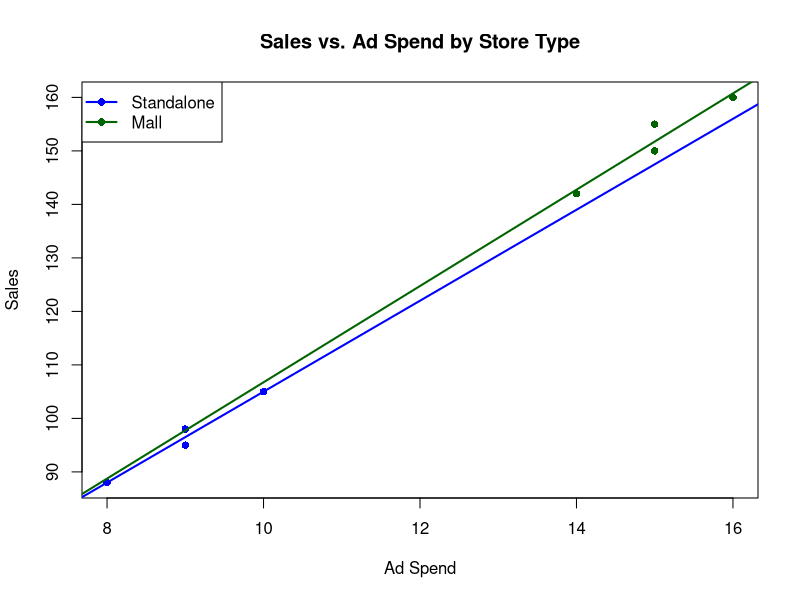

This figure's R source:
# Fills a gap from Chapter 8: every lm() call in this folder uses only
# numeric predictors. Dummy-coding for categorical predictors is shown
# in Chapters 10-11 for machine learning models, but never tied back to
# a plain lm() regression, where it's most commonly first taught.

sales_df <- data.frame(
  Sales = c(105, 98, 150, 142, 88, 95, 160, 155),
  AdSpend = c(10, 9, 15, 14, 8, 9, 16, 15),
  StoreType = factor(c("Mall", "Mall", "Standalone", "Standalone",
                        "Mall", "Mall", "Standalone", "Standalone"))
)

# lm() automatically converts a factor predictor into dummy (0/1) variables.
# One level becomes the reference category (alphabetically first, by default)
sales_mod <- lm(Sales ~ AdSpend + StoreType, data = sales_df)
summary(sales_mod)

# Confirm how R encoded the dummy variable
contrasts(sales_df$StoreType)

# relevel() lets you choose a different reference category, which changes
# how the coefficient is interpreted (but not the model's predictions)
sales_df$StoreType <- relevel(sales_df$StoreType, ref = "Standalone")
sales_mod2 <- lm(Sales ~ AdSpend + StoreType, data = sales_df)
summary(sales_mod2)

# --- chart: scatter plot colored by StoreType, with each group's own
# fitted line - shows visually what the dummy variable is capturing ---
plot(sales_df$AdSpend, sales_df$Sales,
     col = ifelse(sales_df$StoreType == "Mall", "blue", "darkgreen"),
     pch = 16, main = "Sales vs. Ad Spend by Store Type",
     xlab = "Ad Spend", ylab = "Sales")

for (lvl in levels(sales_df$StoreType)) {
  subset_df <- sales_df[sales_df$StoreType == lvl, ]
  sub_mod <- lm(Sales ~ AdSpend, data = subset_df)
  abline(sub_mod, col = ifelse(lvl == "Mall", "blue", "darkgreen"), lwd = 2)
}
legend("topleft", legend = levels(sales_df$StoreType),
       col = c("blue", "darkgreen"), pch = 16, lwd = 2)
